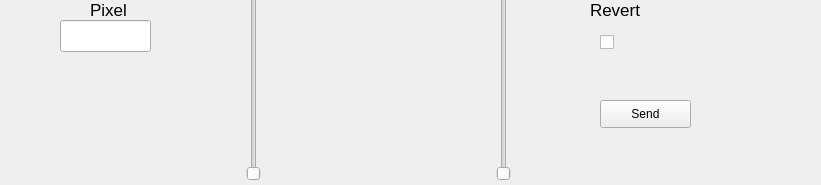
        <widget class="QWidget" name="page">
         <property name="geometry">
          <rect>
           <x>0</x>
           <y>0</y>
           <width>821</width>
           <height>185</height>
          </rect>
         </property>
         <attribute name="label">
          <string>Fade Pixel Red</string>
         </attribute>
         <widget class="QLabel" name="label_5">
          <property name="geometry">
           <rect>
            <x>90</x>
            <y>0</y>
            <width>62</width>
            <height>20</height>
           </rect>
          </property>
          <property name="font">
           <font>
            <pointsize>13</pointsize>
           </font>
          </property>
          <property name="text">
           <string>Pixel</string>
          </property>
         </widget>
         <widget class="QLineEdit" name="lineEdit_5">
          <property name="geometry">
           <rect>
            <x>60</x>
            <y>20</y>
            <width>91</width>
            <height>32</height>
           </rect>
          </property>
         </widget>
         <widget class="QSlider" name="verticalSlider">
          <property name="geometry">
           <rect>
            <x>240</x>
            <y>-10</y>
            <width>28</width>
            <height>191</height>
           </rect>
          </property>
          <property name="maximum">
           <number>255</number>
          </property>
          <property name="orientation">
           <enum>Qt::Vertical</enum>
          </property>
         </widget>
         <widget class="QSlider" name="verticalSlider_2">
          <property name="geometry">
           <rect>
            <x>490</x>
            <y>-20</y>
            <width>28</width>
            <height>201</height>
           </rect>
          </property>
          <property name="maximum">
           <number>255</number>
          </property>
          <property name="orientation">
           <enum>Qt::Vertical</enum>
          </property>
         </widget>
         <widget class="QLabel" name="label_6">
          <property name="geometry">
           <rect>
            <x>590</x>
            <y>0</y>
            <width>62</width>
            <height>20</height>
           </rect>
          </property>
          <property name="font">
           <font>
            <pointsize>13</pointsize>
           </font>
          </property>
          <property name="text">
           <string>Revert</string>
          </property>
         </widget>
         <widget class="QCheckBox" name="checkBox_4">
          <property name="geometry">
           <rect>
            <x>600</x>
            <y>30</y>
            <width>93</width>
            <height>25</height>
           </rect>
          </property>
          <property name="text">
           <string/>
          </property>
         </widget>
         <widget class="QPushButton" name="pushButton_3">
          <property name="geometry">
           <rect>
            <x>600</x>
            <y>100</y>
            <width>91</width>
            <height>28</height>
           </rect>
          </property>
          <property name="text">
           <string>Send</string>
          </property>
         </widget>
        </widget>
